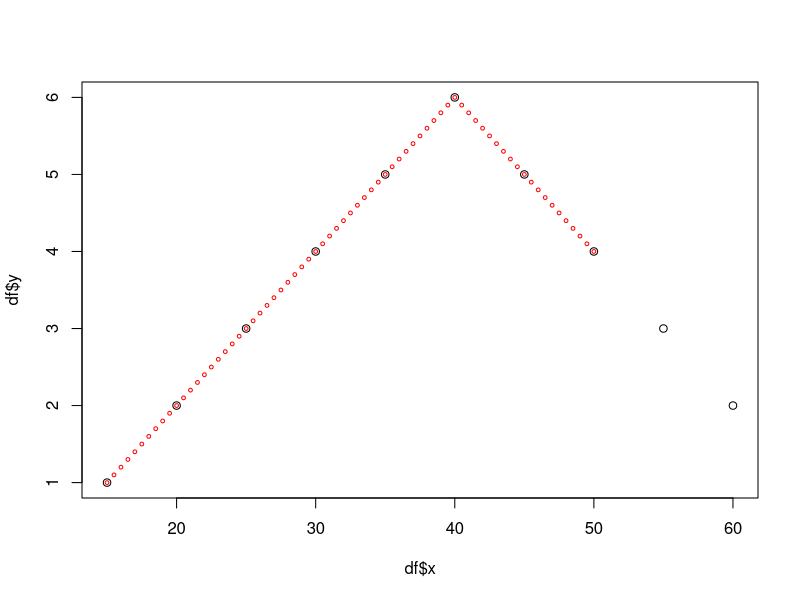
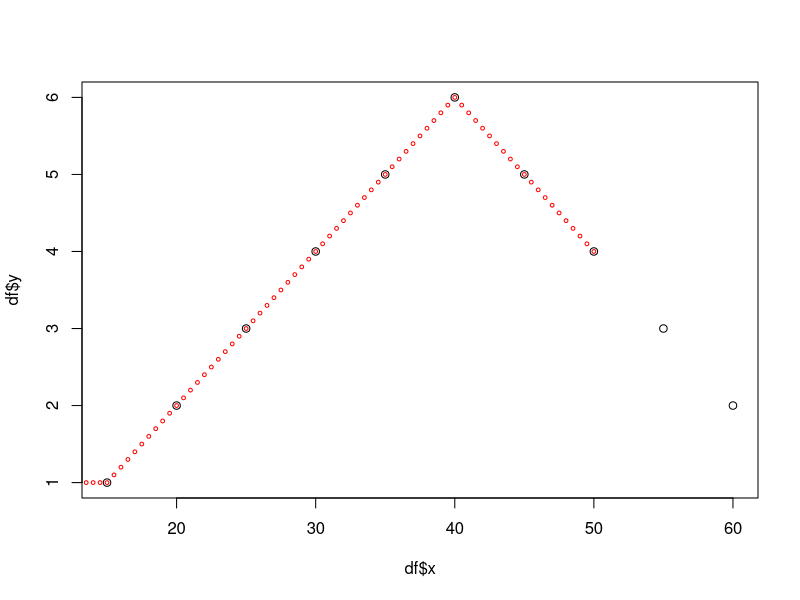
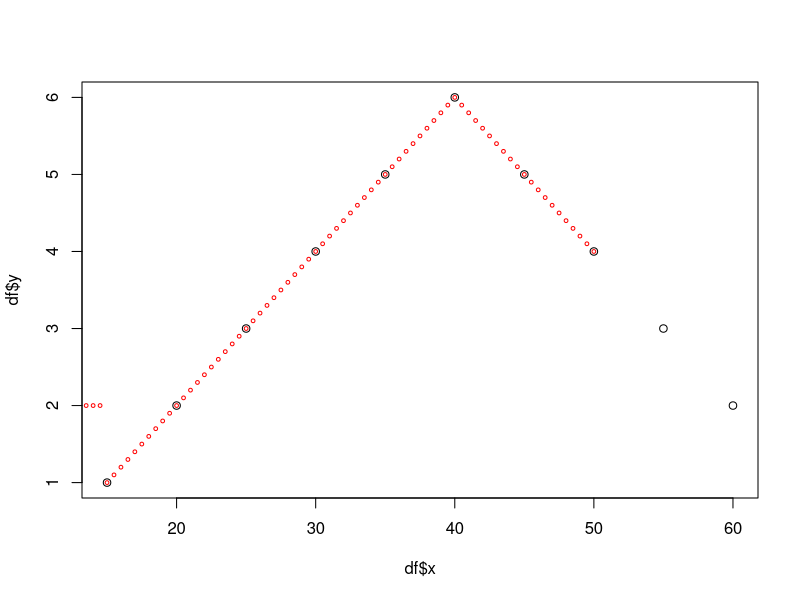
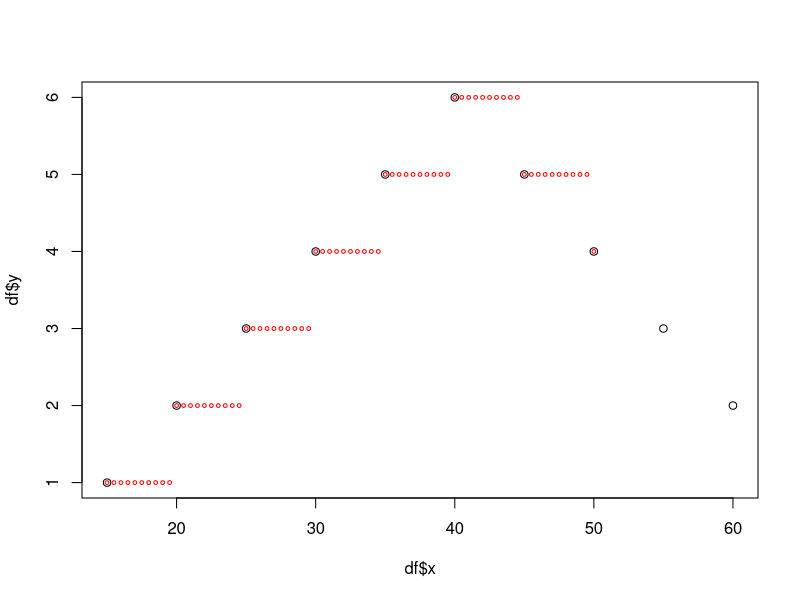
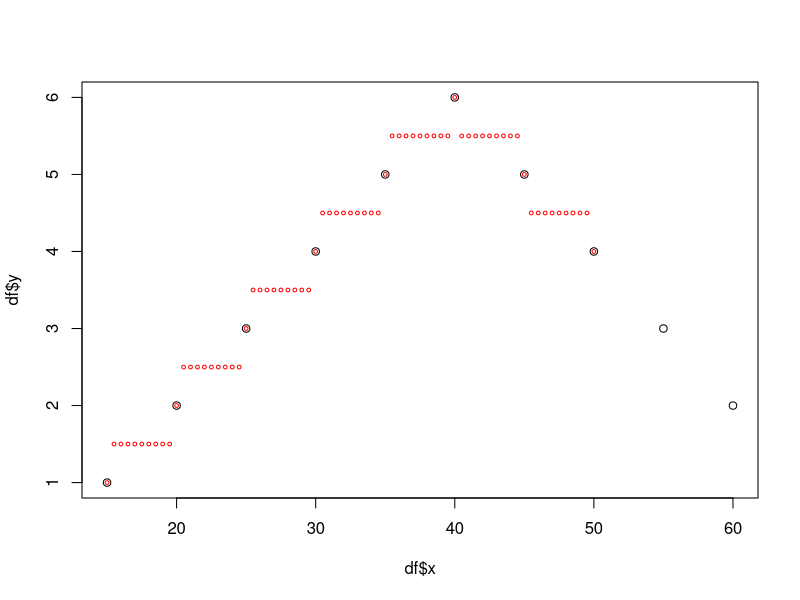

Write the R code that produced these figures, in order.
## ---- chunk 1
df <- data.frame(x = (3:12) * 5,
             y = c((1:6) , (5:2)))
             
test <- approx(df$x, df$y, seq(1, 50, by = 0.5))

## ---- chunk 2
plot(df$x, df$y)
points(test$x, test$y, col ='red', cex = 0.5)
## ---- chunk 3
test <- approx(df$x, df$y, seq(1, 50, by = 0.5), rule = 2)

plot(df$x, df$y)
points(test$x, test$y, col ='red', cex = 0.5)
## ---- chunk 4
test <- approx(df$x, df$y, seq(1, 50, by = 0.5), yleft = 2)

plot(df$x, df$y)
points(test$x, test$y, col ='red', cex = 0.5)
## ---- chunk 5
test <- approx(df$x, df$y, seq(1, 50, by = 0.5), method = 'constant', f = 0)

plot(df$x, df$y)
points(test$x, test$y, col ='red', cex = 0.5)
## ---- chunk 6
test <- approx(df$x, df$y, seq(1, 50, by = 0.5), method = 'constant', f = .5)

plot(df$x, df$y)
points(test$x, test$y, col ='red', cex = 0.5)
